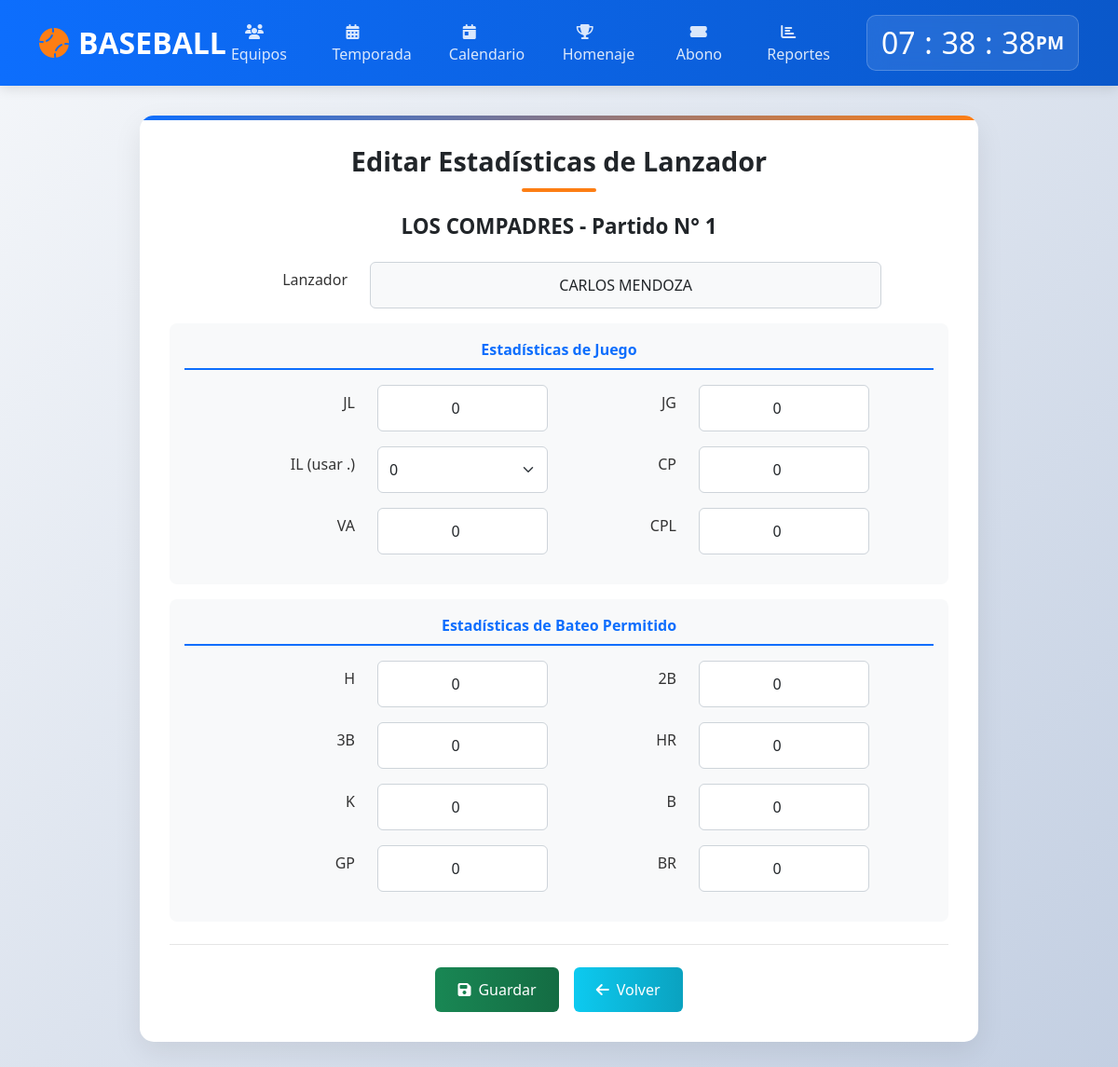
Page /modulos/stats/jlz.php?id_lanz=2289&id_tab=112&nj=1 on the committed database.
### tables this page shows
CREATE TABLE `tab_clasf` (
  `id_tab` int(100) NOT NULL,
  `id_temp` int(100) NOT NULL,
  `id_team` int(100) NOT NULL,
  `name_team` varchar(50) NOT NULL,
  `categoria` varchar(1) NOT NULL,
  `jj` int(100) DEFAULT NULL,
  `jg` int(100) DEFAULT NULL,
  `jp` int(100) DEFAULT NULL,
  `je` int(100) DEFAULT NULL,
  `avg` int(10) DEFAULT NULL,
  `ca` int(100) DEFAULT NULL,
  `ce` int(100) DEFAULT NULL,
  `dif` int(100) DEFAULT NULL
);

CREATE TABLE `jugadores_lanz` (
  `id_lanz` int(100) NOT NULL,
  `id_tab` int(100) NOT NULL,
  `id_temp` int(100) NOT NULL,
  `id_team` int(100) NOT NULL,
  `id_player` int(100) NOT NULL,
  `cedula` varchar(20) NOT NULL,
  `name_lanz` varchar(100) NOT NULL,
  `nj` int(100) NOT NULL,
  `categoria` varchar(1) NOT NULL,
  `jl` int(100) DEFAULT NULL,
  `jg` int(100) DEFAULT NULL,
  `il` decimal(10,2) DEFAULT NULL,
  `cp` int(100) DEFAULT NULL,
  `cpl` int(100) DEFAULT NULL,
  `h` int(100) DEFAULT NULL,
  `2b` int(100) DEFAULT NULL,
  `3b` int(100) DEFAULT NULL,
  `hr` int(100) DEFAULT NULL,
  `b` int(100) DEFAULT NULL,
  `k` int(100) DEFAULT NULL,
  `va` int(100) DEFAULT NULL,
  `gp` int(100) DEFAULT NULL,
  `ile` int(100) DEFAULT NULL
);

### modulos/stats/jlz.php (the view, shortened to what this page needs)
<?php
$con = conectar();
$id_lanz = filter_var($_REQUEST['id_lanz'] ?? 0, FILTER_SANITIZE_NUMBER_INT);
$id_tab = filter_var($_REQUEST['id_tab'] ?? 0, FILTER_SANITIZE_NUMBER_INT);
$nj = filter_var($_REQUEST['nj'] ?? 0, FILTER_SANITIZE_NUMBER_INT);
$revisar = "SELECT temporada.*, tab_clasf.* FROM temporada
            INNER JOIN tab_clasf ON temporada.id_temp = tab_clasf.id_temp
            WHERE tab_clasf.id_tab = ?";
$stmt = mysqli_prepare($con, $revisar);
mysqli_stmt_bind_param($stmt, "i", $id_tab);
mysqli_stmt_execute($stmt);
$result = mysqli_stmt_get_result($stmt);
$data = mysqli_fetch_array($result);
$cons = "SELECT * FROM jugadores_lanz WHERE id_lanz = ? AND id_tab = ? AND nj = ?";
$stmt = mysqli_prepare($con, $cons);
mysqli_stmt_bind_param($stmt, "iii", $id_lanz, $id_tab, $nj);
mysqli_stmt_execute($stmt);
$result = mysqli_stmt_get_result($stmt);
$dteg = mysqli_fetch_array($result);
?>
<!DOCTYPE html>
<html lang="es">
<head>
    <link href="https://cdn.jsdelivr.net/npm/bootstrap@5.3.0/dist/css/bootstrap.min.css" rel="stylesheet">
    <link rel="stylesheet" href="https://cdnjs.cloudflare.com/ajax/libs/font-awesome/6.4.0/css/all.min.css">
</head>
<body>
    <header class="header">
        <div class="container">
            <div class="d-flex justify-content-between align-items-center">
                <a href="../../" class="logo">
                    <i class="fas fa-baseball-ball"></i>BASEBALL
                </a>
                <ul class="navigation">
                    <li><a href="../equipos/"><i class="fas fa-users"></i> Equipos</a></li>
                    <li><a href="../juego/"><i class="fas fa-calendar-alt"></i> Temporada</a></li>
                    <li><a href="../calendario/"><i class="fas fa-calendar-day"></i> Calendario</a></li>
                    <li><a href="../homenaje/homenaje.php"><i class="fas fa-trophy"></i> Homenaje</a></li>
                    <li><a href="../abonos/"><i class="fas fa-ticket-alt"></i> Abono</a></li>
                    <li><a href="../reporte/reporte.php"><i class="fas fa-chart-bar"></i> Reportes</a></li>
                </ul>
                <div class="clock-container">
                    <div class="clock">
                        <h2 id="hour">00</h2><h2 class="dot">:</h2>
                        <h2 id="minute">00</h2><h2 class="dot">:</h2>
                        <h2 id="seconds">00</h2><span id="ampm">AM</span>
                    </div>
                </div>
            </div>
        </div>
    </header>
    <main class="main-content">
        <div class="container">
            <div class="content-container">
                <h1 class="page-title">Editar Estadísticas de Lanzador</h1>
                <h4 class="card-title"><?php echo htmlspecialchars($data['name_team']); ?> - Partido N° <?php echo $nj; ?></h4>
                <form method="POST" action="jlzupdate.php">
                    <div class="row mb-3">
                        <label class="col-sm-3 col-form-label text-end">Lanzador</label>
                        <div class="col-sm-8">
                            <input type="text" class="form-control-plaintext" readonly name="jugador" value="<?php echo htmlspecialchars($dteg['name_lanz']); ?>">
                        </div>
                    </div>
                    <div class="stat-group">
                        <div class="stat-group-title">Estadísticas de Juego</div>
                        <div class="row mb-3">
                            <label class="col-sm-3 col-form-label text-end">JL</label>
                            <div class="col-sm-3">
                                <input type="number" class="form-control input-number" name="jl" min="0" max="1" value="<?php echo $dteg['jl']; ?>">
                            </div>
                            <label class="col-sm-2 col-form-label text-end">JG</label>
                            <div class="col-sm-3">
                                <input type="number" class="form-control input-number" name="jg" min="0" max="1" value="<?php echo $dteg['jg']; ?>">
                            </div>
                        </div>
                        <div class="row mb-3">
                            <label class="col-sm-3 col-form-label text-end">IL (usar .)</label>
                            <div class="col-sm-3">
                                <select class="form-select" name="il">
                                    <?php
                                    $current_il = $dteg['il'];
                                    $options = [];
                                    for ($i = 0; $i <= 10; $i++) {
                                        $options[] = $i;
                                        if ($i < 10) {
                                            $options[] = $i + 0.33;
                                            $options[] = $i + 0.66;
                                        }
                                    }
                                    foreach ($options as $value) {
                                        $selected = ($value == $current_il) ? 'selected' : '';
                                        echo "<option value=\"$value\" $selected>$value</option>";
                                    }
                                    ?>
                                </select>
                            </div>
                            <label class="col-sm-2 col-form-label text-end">CP</label>
                            <div class="col-sm-3">
                                <input type="number" class="form-control input-number" name="cp" min="0" value="<?php echo $dteg['cp']; ?>">
                            </div>
                        </div>
                        <div class="row mb-3">
                            <label class="col-sm-3 col-form-label text-end">VA</label>
                            <div class="col-sm-3">
                                <input type="number" class="form-control input-number" name="va" min="0" value="<?php echo $dteg['va']; ?>">
                            </div>
                            <label class="col-sm-2 col-form-label text-end">CPL</label>
                            <div class="col-sm-3">
                                <input type="number" class="form-control input-number" name="cpl" min="0" value="<?php echo $dteg['cpl']; ?>">
                            </div>
                        </div>
                    </div>
                    <div class="stat-group">
                        <div class="stat-group-title">Estadísticas de Bateo Permitido</div>
                        <div class="row mb-3">
                            <label class="col-sm-3 col-form-label text-end">H</label>
                            <div class="col-sm-3">
                                <input type="number" class="form-control input-number" name="h" min="0" value="<?php echo $dteg['h']; ?>">
                            </div>
                            <label class="col-sm-2 col-form-label text-end">2B</label>
                            <div class="col-sm-3">
                                <input type="number" class="form-control input-number" name="2b" min="0" value="<?php echo $dteg['2b']; ?>">
                            </div>
                        </div>
                        <div class="row mb-3">
                            <label class="col-sm-3 col-form-label text-end">3B</label>
                            <div class="col-sm-3">
                                <input type="number" class="form-control input-number" name="3b" min="0" value="<?php echo $dteg['3b']; ?>">
                            </div>
                            <label class="col-sm-2 col-form-label text-end">HR</label>
                            <div class="col-sm-3">
                                <input type="number" class="form-control input-number" name="hr" min="0" value="<?php echo $dteg['hr']; ?>">
                            </div>
                        </div>
                        <div class="row mb-3">
                            <label class="col-sm-3 col-form-label text-end">K</label>
                            <div class="col-sm-3">
                                <input type="number" class="form-control input-number" name="k" min="0" value="<?php echo $dteg['k']; ?>">
                            </div>
                            <label class="col-sm-2 col-form-label text-end">B</label>
                            <div class="col-sm-3">
                                <input type="number" class="form-control input-number" name="b" min="0" value="<?php echo $dteg['b']; ?>">
                            </div>
                        </div>
                        <div class="row mb-3">
                            <label class="col-sm-3 col-form-label text-end">GP</label>
                            <div class="col-sm-3">
                                <input type="number" class="form-control input-number" name="gp" min="0" value="<?php echo $dteg['gp']; ?>">
                            </div>
                            <label class="col-sm-2 col-form-label text-end">BR</label>
                            <div class="col-sm-3">
                                <input type="number" class="form-control input-number" name="br" min="0" value="<?php echo $dteg['ile']; ?>">
                            </div>
                        </div>
                    </div>
                    <div class="card-footer">
                        <button type="submit" class="btn btn-success" data-bs-toggle="tooltip" data-bs-placement="top" title="Guardar cambios">
                            <i class="fas fa-save me-2"></i>Guardar
                        </button>
                        <a href="../entradas/datos.php?id_tab=<?php echo $id_tab; ?>&nj=<?php echo $nj; ?>" class="btn btn-info" data-bs-toggle="tooltip" data-bs-placement="top" title="Volver sin guardar">
                            <i class="fas fa-arrow-left me-2"></i>Volver
                        </a>
                    </div>
                </form>
            </div>
        </div>
    </main>
</body>
</html>

### modulos/stats/jlz.php (style rules this page uses)
:root { --primary-color: #0d6efd; --secondary-color: #fd7e14; --dark-color: #212529; --light-color: #f8f9fa; --success-color: #198754; --danger-color: #dc3545; --warning-color: #ffc107; --info-color: #0dcaf0; }
body { font-family: 'Segoe UI', Tahoma, Geneva, Verdana, sans-serif; background: linear-gradient(135deg, #f5f7fa 0%, #c3cfe2 100%); min-height: 100vh; margin: 0; padding: 0; color: #333; }
.header { background: linear-gradient(90deg, var(--primary-color) 0%, #0a58ca 100%); color: white; padding: 1rem 0; box-shadow: 0 4px 12px rgba(0, 0, 0, 0.1); position: sticky; top: 0; z-index: 1000; }
.logo { font-size: 2rem; font-weight: 700; color: white; text-decoration: none; display: flex; align-items: center; }
.logo i { margin-right: 10px; color: var(--secondary-color); }
.navigation { display: flex; list-style: none; margin: 0; padding: 0; }
.navigation li { margin: 0 5px; }
.navigation a { color: rgba(255, 255, 255, 0.85); text-decoration: none; padding: 10px 15px; border-radius: 6px; transition: all 0.3s; font-weight: 500; }
.clock-container { background: rgba(255, 255, 255, 0.1); border-radius: 10px; padding: 10px 15px; backdrop-filter: blur(10px); border: 1px solid rgba(255, 255, 255, 0.2); }
.clock { display: flex; align-items: center; color: white; font-size: 1.2rem; font-weight: 600; }
.clock h2 { margin: 0; min-width: 28px; text-align: center; }
.dot { margin: 0 5px; }
.main-content { padding: 2rem 0; }
.content-container { background: white; border-radius: 15px; box-shadow: 0 10px 30px rgba(0, 0, 0, 0.08); padding: 2rem; position: relative; overflow: hidden; max-width: 900px; margin: 0 auto; }
.content-container::before { content: ''; position: absolute; top: 0; left: 0; width: 100%; height: 5px; background: linear-gradient(90deg, var(--primary-color) 0%, var(--secondary-color) 100%); }
.page-title { font-size: 1.8rem; font-weight: 700; color: var(--dark-color); margin-bottom: 1.5rem; position: relative; padding-bottom: 15px; text-align: center; }
.page-title::after { content: ''; position: absolute; bottom: 0; left: 50%; transform: translateX(-50%); width: 80px; height: 4px; background: var(--secondary-color); border-radius: 2px; }
.card-title { font-size: 1.4rem; font-weight: 600; color: var(--dark-color); text-align: center; margin-bottom: 1.5rem; }
.form-control, .form-control-plaintext, .form-select { border-radius: 6px; padding: 0.75rem; border: 1px solid #ced4da; transition: all 0.3s; }
.form-control-plaintext { background-color: #f8f9fa; text-align: center; font-weight: 500; }
.btn { border-radius: 6px; font-weight: 500; padding: 0.75rem 1.5rem; transition: all 0.3s; }
.btn-success { background: linear-gradient(90deg, var(--success-color) 0%, #146c43 100%); border: none; color: white; }
.btn-info { background: linear-gradient(90deg, var(--info-color) 0%, #0aa2c0 100%); border: none; color: white; }
.card-footer { background: transparent; border-top: 1px solid rgba(0, 0, 0, 0.1); display: flex; justify-content: center; gap: 1rem; padding: 1.5rem 0 0; margin-top: 1.5rem; }
.input-number { text-align: center; }
.stat-group { background-color: #f8f9fa; border-radius: 8px; padding: 1rem; margin-bottom: 1rem; }
.stat-group-title { font-weight: 600; color: var(--primary-color); margin-bottom: 1rem; text-align: center; border-bottom: 2px solid var(--primary-color); padding-bottom: 0.5rem; }

### rows in the picture
tab_clasf: name_team "LOS COMPADRES"
jugadores_lanz: jugador "CARLOS MENDOZA", jl "0", jg "0", cp "0", va "0", cpl "0", h "0", 2b "0", 3b "0", hr "0", k "0", b "0", gp "0", br "0"

### other values in the picture
$nj "1"
form field il "0"
